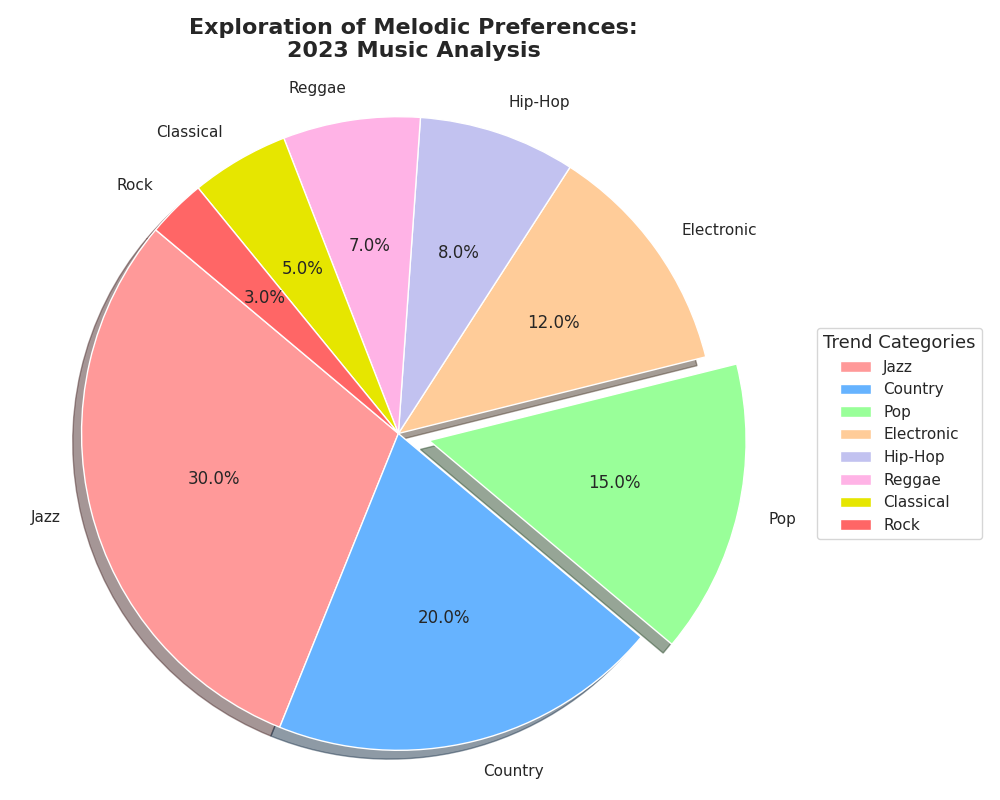

The script that drew this image:
import matplotlib.pyplot as plt

# Define the shuffled genres and user distribution data
genres = ['Jazz', 'Country', 'Pop', 'Electronic', 'Hip-Hop', 'Reggae', 'Classical', 'Rock']
user_distribution = [30, 20, 15, 12, 8, 7, 5, 3]  # Keep the distribution the same

# Define colors for each genre
colors = ['#ff9999', '#66b3ff', '#99ff99', '#ffcc99', '#c2c2f0', '#ffb3e6', '#e6e600', '#ff6666']

# Explode the largest genre slice for emphasis
explode = (0, 0, 0.1, 0, 0, 0, 0, 0)  # Explode 'Pop' (index adjusted accordingly)

# Create the pie chart
plt.figure(figsize=(10, 8))
plt.pie(user_distribution, explode=explode, labels=genres, autopct='%1.1f%%',
        colors=colors, startangle=140, shadow=True, wedgeprops=dict(edgecolor='w'))

# Title with line break for better readability
plt.title("Exploration of Melodic Preferences:\n2023 Music Analysis", fontsize=16, fontweight='bold', pad=20)

# Position the legend to the right of the chart
plt.legend(genres, loc='center left', bbox_to_anchor=(1, 0.5), title="Trend Categories", title_fontsize='13')

# Maintain equal aspect ratio to ensure pie chart is circular
plt.axis('equal')

# Adjust layout for better fit and clarity
plt.tight_layout()

# Display the plot
plt.show()
